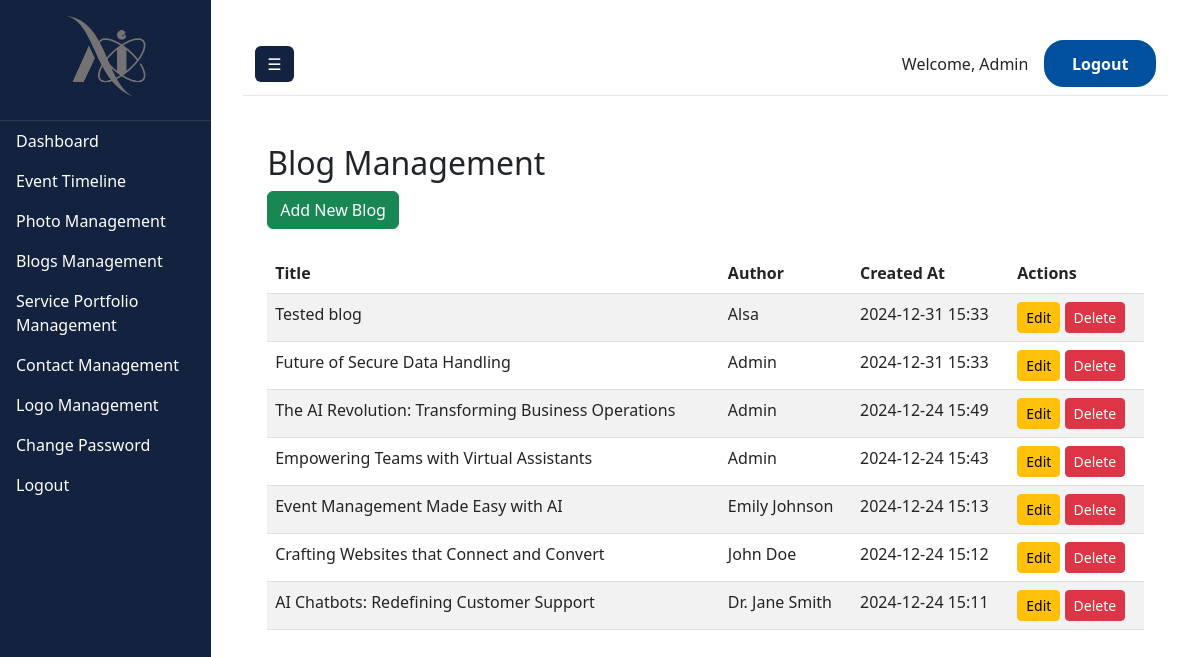
Screenshot of /admin-blogs/ with the database file from the repository.
### admin_dashboard/models.py (models this page shows, shortened)
class SiteSettings(models.Model):
    logo = models.ImageField(upload_to='logos/', blank=True, null=True, help_text="Upload the site logo")
    updated_at = models.DateTimeField(auto_now=True)

class Blog(models.Model):
    title = models.CharField(max_length=255, help_text="Title of the blog")
    content = models.TextField(help_text="Blog content")
    image = models.ImageField(upload_to='blogs/', blank=True, null=True, help_text="Optional cover image")
    author = models.CharField(max_length=100, help_text="Author name", default="Admin")
    created_at = models.DateTimeField(auto_now_add=True)
    updated_at = models.DateTimeField(auto_now=True)

### admin_dashboard/views.py (the view)
# urls.py: path('admin-blogs/', views.admin_blog, name='admin_blog'),
def admin_blog(request):
    blogs = Blog.objects.all().order_by('-created_at')
    return render(request, 'dashboard/admin_blog.html', {'blogs': blogs})

### admin_dashboard/context_processors.py (called while the page is built)
def site_settings(request):
    site_settings = SiteSettings.objects.first()
    return {'site_settings': site_settings}

### admin_dashboard/templates/dashboard/admin_blog.html
{% extends "dashboard/base.html" %}
{% block content %}
<div class="container my-5">
    <h2>Blog Management</h2>
    <a href="{% url 'add_blog' %}" class="btn btn-success mb-4">Add New Blog</a>
    <table class="table table-striped">
        <thead>
            <tr>
                <th>Title</th>
                <th>Author</th>
                <th>Created At</th>
                <th>Actions</th>
            </tr>
        </thead>
        <tbody>
            {% for blog in blogs %}
            <tr>
                <td>{{ blog.title }}</td>
                <td>{{ blog.author }}</td>
                <td>{{ blog.created_at|date:"Y-m-d H:i" }}</td>
                <td>
                    <a href="{% url 'edit_blog' blog.pk %}" class="btn btn-warning btn-sm">Edit</a>
                    <a href="{% url 'delete_blog' blog.pk %}" class="btn btn-danger btn-sm">Delete</a>
                </td>
            </tr>
            {% endfor %}
        </tbody>
    </table>
</div>
{% endblock %}

### admin_dashboard/templates/dashboard/base.html (shortened to what this page needs)
<!DOCTYPE html>
<html lang="en">
<head>
    {% load static %}
    <link href="https://cdn.jsdelivr.net/npm/bootstrap@5.3.0-alpha1/dist/css/bootstrap.min.css" rel="stylesheet">
</head>
<body>
    <div class="d-flex" id="wrapper">
        <div id="sidebar-wrapper">
            <div class="sidebar-heading">
                {% if site_settings and site_settings.logo %}
                    <img src="{{ site_settings.logo.url }}" alt="Admin Logo" class="admin-logo">
                {% else %}
                    <h4>AI Solutions</h4>
                {% endif %}
            </div>
            <div class="list-group list-group-flush">
                <a href="{% url 'admin_dashboard' %}" class="list-group-item list-group-item-action">Dashboard</a>
                <a href="{% url 'admin_event' %}" class="list-group-item list-group-item-action">Event Timeline</a>
                <a href="{% url 'admin_gallery' %}" class="list-group-item list-group-item-action">Photo Management</a>
                <a href="{% url 'admin_blog' %}" class="list-group-item list-group-item-action">Blogs Management</a>
                <a href="{% url 'manage_services' %}" class="list-group-item list-group-item-action">Service Portfolio Management</a>
                <a href="{% url 'manage_contacts' %}" class="list-group-item list-group-item-action">Contact Management</a>
                <a href="{% url 'manage_logo' %}" class="list-group-item list-group-item-action"> Logo Management</a>
                <a href="{% url 'change_password' %}" class="list-group-item list-group-item-action">Change Password</a>
                <a href="{% url 'logout' %}" class="list-group-item list-group-item-action">Logout</a>
            </div>
        </div>
        <div id="page-content-wrapper" class="w-100">
            <nav class="navbar navbar-expand-lg navbar-light">
                <div class="container-fluid">
                    <button class="btn btn-dark" id="menu-toggle">☰</button>
                    <div class="d-flex align-items-center">
                        <span class="me-3">Welcome, Admin</span>
                        <a href="{% url 'logout' %}" class="btn btn-outline-danger">Logout</a>
                    </div>
                </div>
            </nav>
            <div class="container-fluid mt-4">
                {% block content %}
                {% endblock %}
            </div>
        </div>
    </div>
</body>
</html>

### admin_dashboard/templates/dashboard/base.html (style rules this page uses)
#sidebar-wrapper { background-color: #13223f; color: white; min-height: 100vh; }
#sidebar-wrapper .sidebar-heading { font-size: 1.5rem; text-align: center; padding: 1rem; border-bottom: 1px solid rgba(255, 255, 255, 0.1); }
#sidebar-wrapper .list-group-item { color: white; background: none; border: none; transition: background 0.3s ease, color 0.3s ease; }
#page-content-wrapper { background-color: white; padding: 2rem; }
.navbar { background-color: white; border-bottom: 1px solid rgba(0, 0, 0, 0.1); }
.navbar .btn-dark { background-color: #13223f; color: white; border: none; }
.navbar .btn-outline-danger { background: #00509E; color: #FFFFFF; padding: 0.6rem 1.6rem; border-radius: 20px; font-weight: bold; text-decoration: none; border: 2px solid #00509E; transition: all 0.3s; }
.admin-logo { max-width: 150px; margin: 0 auto 0.5rem; display: block; height: 80px; }

### rows the page displays
SiteSettings: logo (picture)
Blog: title "Tested blog", author "Alsa", created_at "2024-12-31 15:33"
Blog: title "Future of Secure Data Handling", author "Admin", created_at "2024-12-31 15:33"
Blog: title "The AI Revolution: Transforming Business Operations", author "Admin", created_at "2024-12-24 15:49"
Blog: title "Empowering Teams with Virtual Assistants", author "Admin", created_at "2024-12-24 15:43"
Blog: title "Event Management Made Easy with AI", author "Emily Johnson", created_at "2024-12-24 15:13"
Blog: title "Crafting Websites that Connect and Convert", author "John Doe", created_at "2024-12-24 15:12"
Blog: title "AI Chatbots: Redefining Customer Support", author "Dr. Jane Smith", created_at "2024-12-24 15:11"
